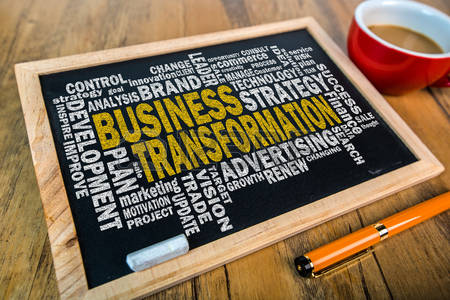
#> input picture board.jpg, 450 x 300 px
$ python board.py
#> lines starting #> are read from the running program, lines starting #| are printed output that depends on the picture
import numpy as np
import cv2

#Read image board.jpg
img = cv2.imread('board.jpg')
#> img is the input picture: shape (300, 450, 3); mean B, G, R 83.5, 111.9, 134.6


#Using our detector, we have detected the corner points given in the list
#[top-left , top-right , bottom-left , bottom-right].

#corners = [ (38,75),
#            (306,28),
#            (90,288),
#            (417,160) ]

#Using Affine Transformation, generate a top view of this board
rows,cols,ch = img.shape
#> rows = 300; cols = 450; ch = 3
pts1 = np.float32([[38,75],[306,28],[90,288],[417,160]])
pts2 = np.float32([[0,0],[500,0],[0,300],[500,300]])
M = cv2.getPerspectiveTransform(pts1,pts2)
dst = cv2.warpPerspective(img,M,(500,300))
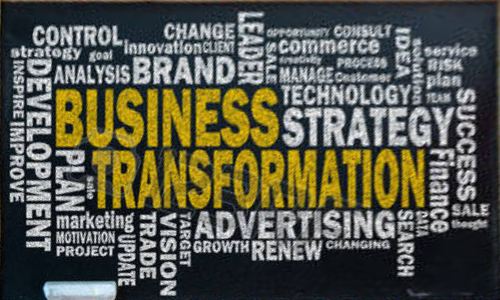
#> dst: shape (300, 500, 3); mean B, G, R 74.9, 88.8, 88.5
cv2.imshow('input',img)
cv2.imshow('output',dst)
cv2.waitKey(0)
cv2.destroyAllWindows()

$ run again, with frame.jpg copied over board.jpg
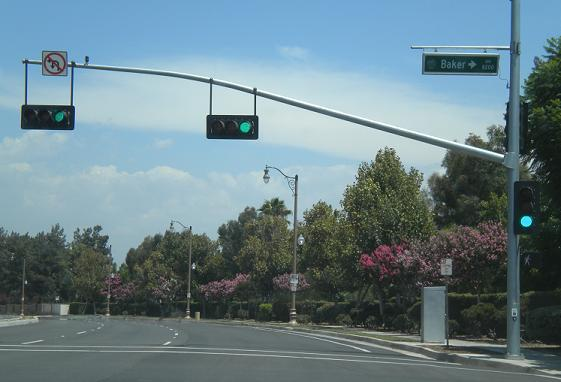
#> input picture frame.jpg, 561 x 382 px
#> img is the input picture: shape (382, 561, 3); mean B, G, R 136.8, 129.4, 106.7
#> `dst = cv2.warpPerspective(img,M,(500,300))`:
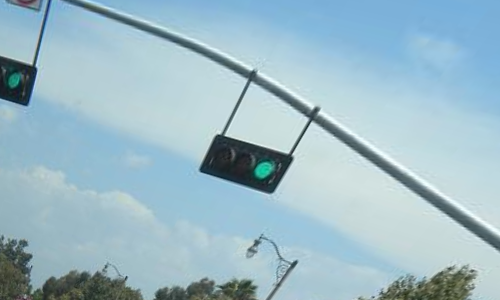
#> dst: shape (300, 500, 3); mean B, G, R 198.6, 186.8, 156.8
